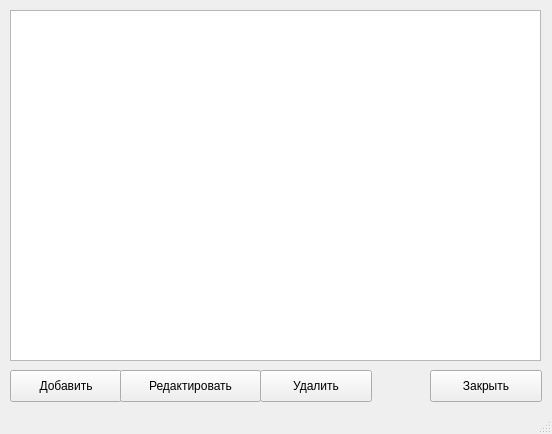
<?xml version="1.0" encoding="UTF-8"?>
<ui version="4.0">
 <class>MainWindow</class>
 <widget class="QMainWindow" name="MainWindow">
  <property name="geometry">
   <rect>
    <x>0</x>
    <y>0</y>
    <width>552</width>
    <height>434</height>
   </rect>
  </property>
  <property name="windowTitle">
   <string>MainWindow</string>
  </property>
  <widget class="QWidget" name="centralwidget">
   <widget class="QPushButton" name="pushButton">
    <property name="geometry">
     <rect>
      <x>10</x>
      <y>370</y>
      <width>112</width>
      <height>32</height>
     </rect>
    </property>
    <property name="text">
     <string>Добавить</string>
    </property>
   </widget>
   <widget class="QPushButton" name="pushButton_2">
    <property name="geometry">
     <rect>
      <x>120</x>
      <y>370</y>
      <width>141</width>
      <height>32</height>
     </rect>
    </property>
    <property name="text">
     <string>Редактировать</string>
    </property>
   </widget>
   <widget class="QPushButton" name="pushButton_3">
    <property name="geometry">
     <rect>
      <x>260</x>
      <y>370</y>
      <width>112</width>
      <height>32</height>
     </rect>
    </property>
    <property name="text">
     <string>Удалить</string>
    </property>
   </widget>
   <widget class="QPushButton" name="pushButton_4">
    <property name="geometry">
     <rect>
      <x>430</x>
      <y>370</y>
      <width>112</width>
      <height>32</height>
     </rect>
    </property>
    <property name="text">
     <string>Закрыть</string>
    </property>
   </widget>
   <widget class="QTableWidget" name="tableWidget">
    <property name="geometry">
     <rect>
      <x>10</x>
      <y>10</y>
      <width>531</width>
      <height>351</height>
     </rect>
    </property>
   </widget>
  </widget>
  <widget class="QStatusBar" name="statusbar"/>
 </widget>
 <resources/>
 <connections/>
</ui>
